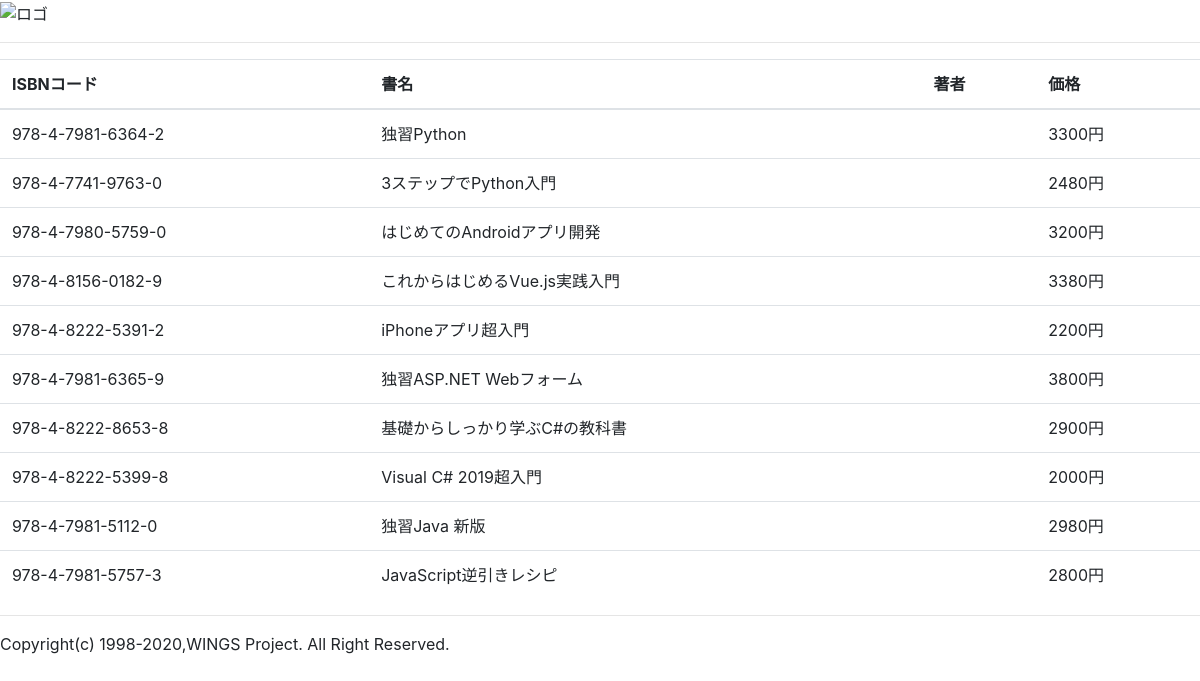
Before: /main/rel2 with the older database file.
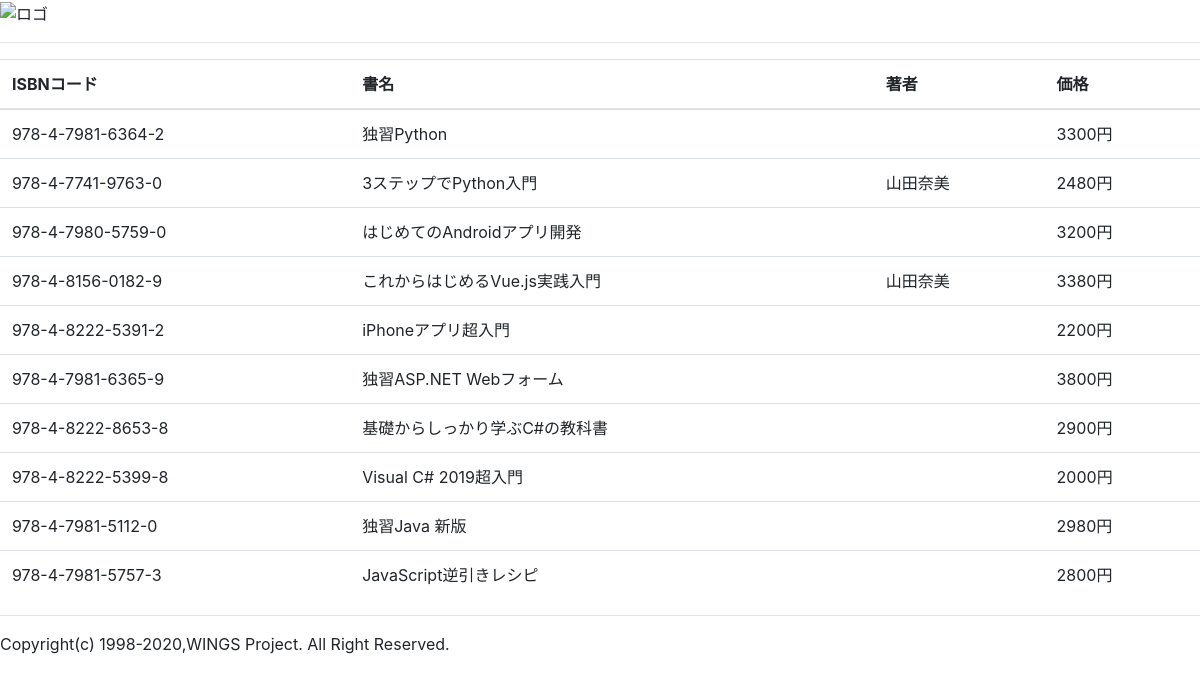
After: the same page with the newer database file.
### main/models.py (models this page shows, shortened)
class Book(models.Model):
    isbn = models.CharField(
        verbose_name='ISBNコード',
        max_length=20
    )
    title = models.CharField(
        verbose_name='書名',
        max_length=100
    )
    price = models.IntegerField(
        verbose_name='価格',
        default=0
    )
    publisher = models.CharField(
        verbose_name='出版社',
        max_length=50,
        choices=[
            ('翔泳社', '翔泳社'),
            ('技術評論社', '技術評論社'),
            ('秀和システム', '秀和システム'),
            ('SBクリエイティブ', 'SBクリエティブ'),
            ('日経BP', '日経BP'),
        ],
    )
    published = models.DateField(
        verbose_name='刊行日'
    )

class Author(models.Model):
    books = models.ManyToManyField(Book)
    name = models.CharField(
        verbose_name='著者名',
        max_length=20
    )
    address = models.CharField(
        verbose_name='住所',
        max_length=100
    )

### main/views.py (the view)
# urls.py: path('rel2', views.rel2, name='rel2'),
def rel2(request):
    return render(request, 'main/rel2.html', {
        'books': Book.objects.all()
    })

### main/templates/main/rel2.html
{% extends 'main/layout.html' %}
{% block main %}
<table class="table">
    <thead>
        <tr>
            <th>ISBNコード</th>
            <th>書名</th>
            <th>著者</th>
            <th>価格</th>
        </tr>
    </thead>
    <tbody>
        {% for b in books %}
        <tr>
            <td>{{b.isbn}}</td>
            <td>{{b.title}}</td>
            <td>
                {% for a in b.author_set.all %}
                    {{a.name}}
                {% endfor %}
            </td>
            <td>{{b.price}}円</td>
        </tr>
        {% endfor %}
    </tbody>
</table>
{% endblock %}

Changed rows visible on the page:
added Author: name "山田奈美"
